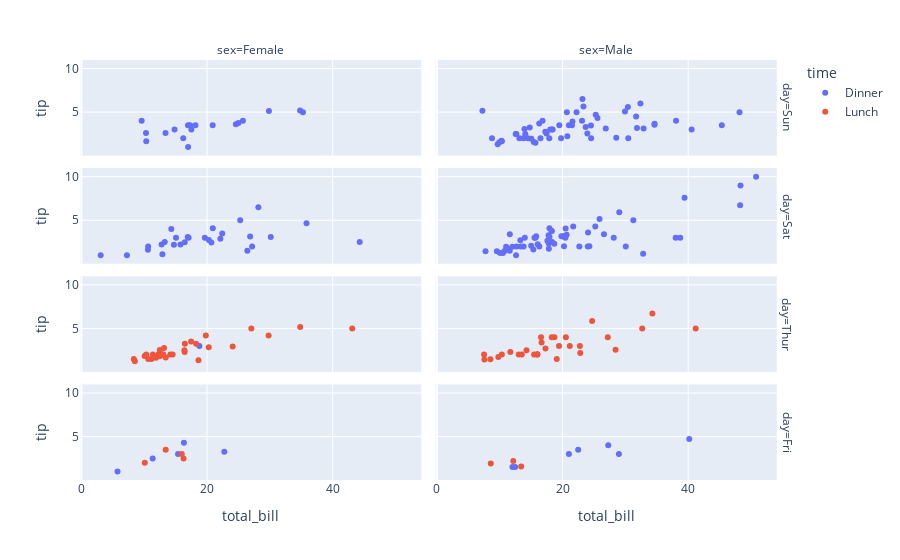

The code cell stored with this chart in its notebook:
### Code cell
import plotly.express as px

px.scatter(df, x='total_bill', y='tip', color='time',facet_col='sex', facet_row='day')

### Figure 1 — Plotly figure (JSON) as saved in the notebook; plotly's stock layout.template omitted (floating-point values rounded to 4 significant figures)
{"data": [{"hoverlabel": {"namelength": 0}, "hovertemplate": "time=Dinner<br>day=Sun<br>sex=Female<br>total_bill=%{x}<br>tip=%{y}", "legendgroup": "Dinner", "marker": {"color": "#636efa", "symbol": "circle"}, "mode": "markers", "name": "Dinner", "showlegend": true, "type": "scatter", "x": [16.99, 24.59, 35.26, 14.83, 10.33, 16.97, 10.29, 34.81, 25.71, 17.31, 29.85, 25, 13.39, 16.21, 17.51, 9.6, 20.9, 18.15], "xaxis": "x7", "y": [1.01, 3.61, 5, 3.02, 1.67, 3.5, 2.6, 5.2, 4, 3.5, 5.14, 3.75, 2.61, 2, 3, 4, 3.5, 3.5], "yaxis": "y7"}, {"hoverlabel": {"namelength": 0}, "hovertemplate": "time=Dinner<br>day=Sun<br>sex=Male<br>total_bill=%{x}<br>tip=%{y}", "legendgroup": "Dinner", "marker": {"color": "#636efa", "symbol": "circle"}, "mode": "markers", "name": "Dinner", "showlegend": false, "type": "scatter", "x": [10.34, 21.01, 23.68, 25.29, 8.77, 26.88, 15.04, 14.78, 10.27, 15.42, 18.43, 21.58, 16.29, 17.46, 13.94, 9.68, 30.4, 18.29, 22.23, 32.4, 28.55, 18.04, 12.54, 9.94, 25.56, 19.49, 38.07, 23.95, 29.93, 14.07, 13.13, 17.26, 24.55, 19.77, 48.17, 16.49, 21.5, 12.66, 13.81, 24.52, 20.76, 31.71, 7.25, 31.85, 16.82, 32.9, 17.89, 14.48, 34.63, 34.65, 23.33, 45.35, 23.17, 40.55, 20.69, 30.46, 23.1, 15.69], "xaxis": "x8", "y": [1.66, 3.5, 3.31, 4.71, 2, 3.12, 1.96, 3.23, 1.71, 1.57, 3, 3.92, 3.71, 2.54, 3.06, 1.32, 5.6, 3, 5, 6, 2.05, 3, 2.5, 1.56, 4.34, 3.51, 4, 2.55, 5.07, 2.5, 2, 2.74, 2, 2, 5, 2, 3.5, 2.5, 2, 3.48, 2.24, 4.5, 5.15, 3.18, 4, 3.11, 2, 2, 3.55, 3.68, 5.65, 3.5, 6.5, 3, 5, 2, 4, 1.5], "yaxis": "y8"}, {"hoverlabel": {"namelength": 0}, "hovertemplate": "time=Dinner<br>day=Sat<br>sex=Female<br>total_bill=%{x}<br>tip=%{y}", "legendgroup": "Dinner", "marker": {"color": "#636efa", "symbol": "circle"}, "mode": "markers", "name": "Dinner", "showlegend": false, "type": "scatter", "x": [20.29, 15.77, 19.65, 15.06, 20.69, 16.93, 26.41, 16.45, 3.07, 17.07, 26.86, 25.28, 14.73, 44.3, 22.42, 20.92, 14.31, 7.25, 10.59, 10.63, 12.76, 13.27, 28.17, 12.9, 30.14, 22.12, 35.83, 27.18], "xaxis": "x5", "y": [2.75, 2.23, 3, 3, 2.45, 3.07, 1.5, 2.47, 1, 3, 3.14, 5, 2.2, 2.5, 3.48, 4.08, 4, 1, 1.61, 2, 2.23, 2.5, 6.5, 1.1, 3.09, 2.88, 4.67, 2], "yaxis": "y5"}, {"hoverlabel": {"namelength": 0}, "hovertemplate": "time=Dinner<br>day=Sat<br>sex=Male<br>total_bill=%{x}<br>tip=%{y}", "legendgroup": "Dinner", "marker": {"color": "#636efa", "symbol": "circle"}, "mode": "markers", "name": "Dinner", "showlegend": false, "type": "scatter", "x": [20.65, 17.92, 39.42, 19.82, 17.81, 13.37, 12.69, 21.7, 9.55, 18.35, 17.78, 24.06, 16.31, 18.69, 31.27, 16.04, 38.01, 11.24, 48.27, 20.29, 13.81, 11.02, 18.29, 17.59, 20.08, 20.23, 15.01, 12.02, 10.51, 17.92, 15.36, 20.49, 25.21, 18.24, 14, 50.81, 15.81, 26.59, 38.73, 24.27, 30.06, 25.89, 48.33, 28.15, 11.59, 7.74, 20.45, 13.28, 24.01, 15.69, 11.61, 10.77, 15.53, 10.07, 12.6, 32.83, 29.03, 22.67, 17.82], "xaxis": "x6", "y": [3.35, 4.08, 7.58, 3.18, 2.34, 2, 2, 4.3, 1.45, 2.5, 3.27, 3.6, 2, 2.31, 5, 2.24, 3, 1.76, 6.73, 3.21, 2, 1.98, 3.76, 2.64, 3.15, 2.01, 2.09, 1.97, 1.25, 3.08, 1.64, 4.06, 4.29, 3.76, 3, 10, 3.16, 3.41, 3, 2.03, 2, 5.16, 9, 3, 1.5, 1.44, 3, 2.72, 2, 3, 3.39, 1.47, 3, 1.25, 1, 1.17, 5.92, 2, 1.75], "yaxis": "y6"}, {"hoverlabel": {"namelength": 0}, "hovertemplate": "time=Dinner<br>day=Thur<br>sex=Female<br>total_bill=%{x}<br>tip=%{y}", "legendgroup": "Dinner", "marker": {"color": "#636efa", "symbol": "circle"}, "mode": "markers", "name": "Dinner", "showlegend": false, "type": "scatter", "x": [18.78], "xaxis": "x3", "y": [3], "yaxis": "y3"}, {"hoverlabel": {"namelength": 0}, "hovertemplate": "time=Dinner<br>day=Fri<br>sex=Female<br>total_bill=%{x}<br>tip=%{y}", "legendgroup": "Dinner", "marker": {"color": "#636efa", "symbol": "circle"}, "mode": "markers", "name": "Dinner", "showlegend": false, "type": "scatter", "x": [5.75, 16.32, 22.75, 11.35, 15.38], "xaxis": "x", "y": [1, 4.3, 3.25, 2.5, 3], "yaxis": "y"}, {"hoverlabel": {"namelength": 0}, "hovertemplate": "time=Dinner<br>day=Fri<br>sex=Male<br>total_bill=%{x}<br>tip=%{y}", "legendgroup": "Dinner", "marker": {"color": "#636efa", "symbol": "circle"}, "mode": "markers", "name": "Dinner", "showlegend": false, "type": "scatter", "x": [28.97, 22.49, 40.17, 27.28, 12.03, 21.01, 12.46], "xaxis": "x2", "y": [3, 3.5, 4.73, 4, 1.5, 3, 1.5], "yaxis": "y2"}, {"hoverlabel": {"namelength": 0}, "hovertemplate": "time=Lunch<br>day=Thur<br>sex=Female<br>total_bill=%{x}<br>tip=%{y}", "legendgroup": "Lunch", "marker": {"color": "#EF553B", "symbol": "circle"}, "mode": "markers", "name": "Lunch", "showlegend": true, "type": "scatter", "x": [10.07, 34.83, 10.65, 12.43, 24.08, 13.42, 12.48, 29.8, 14.52, 11.38, 20.27, 11.17, 12.26, 18.26, 8.51, 10.33, 14.15, 13.16, 17.47, 27.05, 16.43, 8.35, 18.64, 11.87, 19.81, 43.11, 13, 12.74, 13, 16.4, 16.47], "xaxis": "x3", "y": [1.83, 5.17, 1.5, 1.8, 2.92, 1.68, 2.52, 4.2, 2, 2, 2.83, 1.5, 2, 3.25, 1.25, 2, 2, 2.75, 3.5, 5, 2.3, 1.5, 1.36, 1.63, 4.19, 5, 2, 2.01, 2, 2.5, 3.23], "yaxis": "y3"}, {"hoverlabel": {"namelength": 0}, "hovertemplate": "time=Lunch<br>day=Thur<br>sex=Male<br>total_bill=%{x}<br>tip=%{y}", "legendgroup": "Lunch", "marker": {"color": "#EF553B", "symbol": "circle"}, "mode": "markers", "name": "Lunch", "showlegend": false, "type": "scatter", "x": [27.2, 22.76, 17.29, 19.44, 16.66, 32.68, 15.98, 13.03, 18.28, 24.71, 21.16, 11.69, 14.26, 15.95, 8.52, 22.82, 19.08, 16, 34.3, 41.19, 9.78, 7.51, 28.44, 15.48, 16.58, 7.56, 10.34, 13.51, 18.71, 20.53], "xaxis": "x4", "y": [4, 3, 2.71, 3, 3.4, 5, 2.03, 2, 4, 5.85, 3, 2.31, 2.5, 2, 1.48, 2.18, 1.5, 2, 6.7, 5, 1.73, 2, 2.56, 2.02, 4, 1.44, 2, 2, 4, 4], "yaxis": "y4"}, {"hoverlabel": {"namelength": 0}, "hovertemplate": "time=Lunch<br>day=Fri<br>sex=Female<br>total_bill=%{x}<br>tip=%{y}", "legendgroup": "Lunch", "marker": {"color": "#EF553B", "symbol": "circle"}, "mode": "markers", "name": "Lunch", "showlegend": false, "type": "scatter", "x": [13.42, 15.98, 16.27, 10.09], "xaxis": "x", "y": [3.48, 3, 2.5, 2], "yaxis": "y"}, {"hoverlabel": {"namelength": 0}, "hovertemplate": "time=Lunch<br>day=Fri<br>sex=Male<br>total_bill=%{x}<br>tip=%{y}", "legendgroup": "Lunch", "marker": {"color": "#EF553B", "symbol": "circle"}, "mode": "markers", "name": "Lunch", "showlegend": false, "type": "scatter", "x": [12.16, 8.58, 13.42], "xaxis": "x2", "y": [2.2, 1.92, 1.58], "yaxis": "y2"}], "layout": {"annotations": [{"font": {}, "showarrow": false, "text": "sex=Female", "x": 0.24, "xanchor": "center", "xref": "paper", "y": 1, "yanchor": "bottom", "yref": "paper"}, {"font": {}, "showarrow": false, "text": "sex=Male", "x": 0.74, "xanchor": "center", "xref": "paper", "y": 1, "yanchor": "bottom", "yref": "paper"}, {"font": {}, "showarrow": false, "text": "day=Fri", "textangle": 90, "x": 0.98, "xanchor": "left", "xref": "paper", "y": 0.1138, "yanchor": "middle", "yref": "paper"}, {"font": {}, "showarrow": false, "text": "day=Thur", "textangle": 90, "x": 0.98, "xanchor": "left", "xref": "paper", "y": 0.3712, "yanchor": "middle", "yref": "paper"}, {"font": {}, "showarrow": false, "text": "day=Sat", "textangle": 90, "x": 0.98, "xanchor": "left", "xref": "paper", "y": 0.6288, "yanchor": "middle", "yref": "paper"}, {"font": {}, "showarrow": false, "text": "day=Sun", "textangle": 90, "x": 0.98, "xanchor": "left", "xref": "paper", "y": 0.8862, "yanchor": "middle", "yref": "paper"}], "legend": {"title": {"text": "time"}, "tracegroupgap": 0}, "margin": {"t": 60}, "xaxis": {"anchor": "y", "domain": [0, 0.48], "title": {"text": "total_bill"}}, "xaxis2": {"anchor": "y2", "domain": [0.5, 0.98], "matches": "x", "title": {"text": "total_bill"}}, "xaxis3": {"anchor": "y3", "domain": [0, 0.48], "matches": "x", "showticklabels": false}, "xaxis4": {"anchor": "y4", "domain": [0.5, 0.98], "matches": "x", "showticklabels": false}, "xaxis5": {"anchor": "y5", "domain": [0, 0.48], "matches": "x", "showticklabels": false}, "xaxis6": {"anchor": "y6", "domain": [0.5, 0.98], "matches": "x", "showticklabels": false}, "xaxis7": {"anchor": "y7", "domain": [0, 0.48], "matches": "x", "showticklabels": false}, "xaxis8": {"anchor": "y8", "domain": [0.5, 0.98], "matches": "x", "showticklabels": false}, "yaxis": {"anchor": "x", "domain": [0, 0.2275], "title": {"text": "tip"}}, "yaxis2": {"anchor": "x2", "domain": [0, 0.2275], "matches": "y", "showticklabels": false}, "yaxis3": {"anchor": "x3", "domain": [0.2575, 0.485], "matches": "y", "title": {"text": "tip"}}, "yaxis4": {"anchor": "x4", "domain": [0.2575, 0.485], "matches": "y", "showticklabels": false}, "yaxis5": {"anchor": "x5", "domain": [0.515, 0.7425], "matches": "y", "title": {"text": "tip"}}, "yaxis6": {"anchor": "x6", "domain": [0.515, 0.7425], "matches": "y", "showticklabels": false}, "yaxis7": {"anchor": "x7", "domain": [0.7725, 1], "matches": "y", "title": {"text": "tip"}}, "yaxis8": {"anchor": "x8", "domain": [0.7725, 1], "matches": "y", "showticklabels": false}}}
